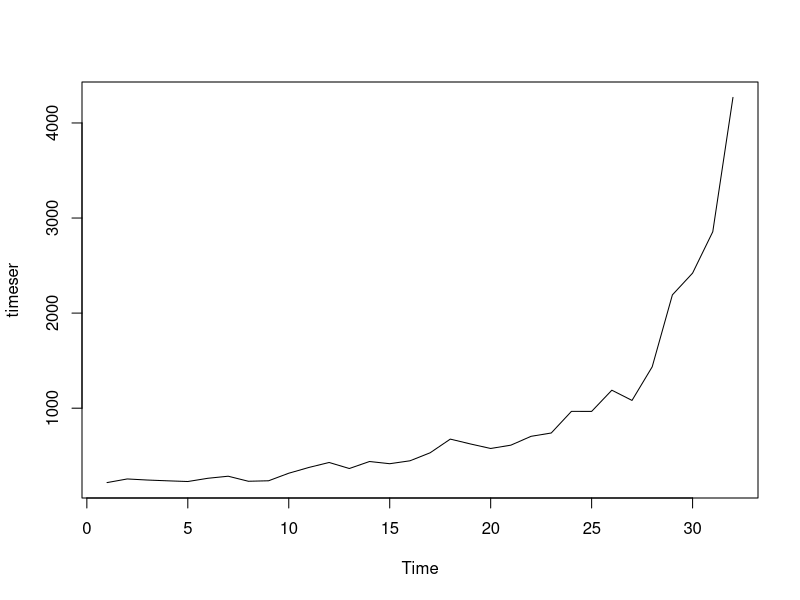
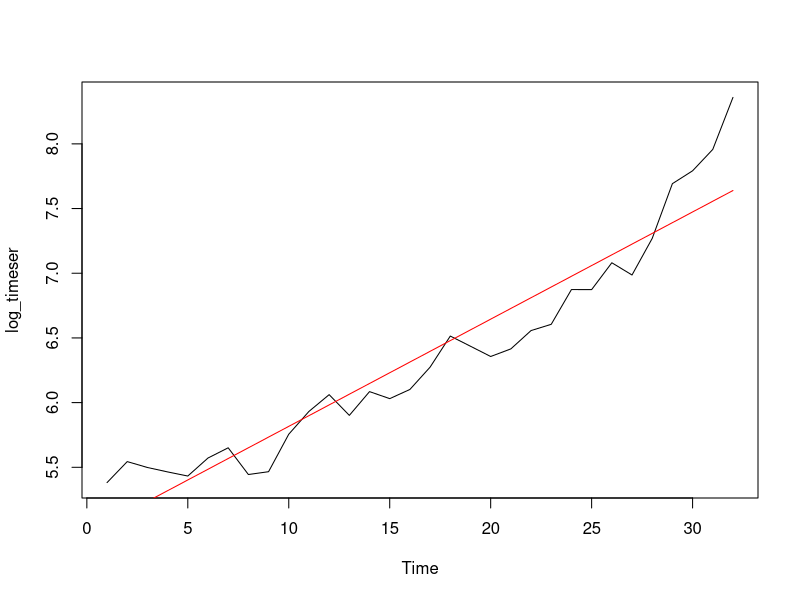
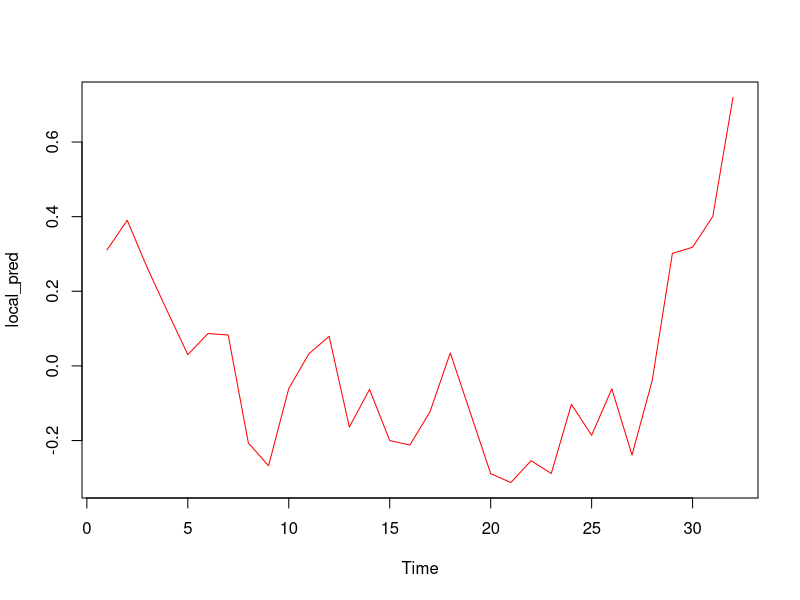

The R source for these figures, in order:
#Loading the required libraries

library(graphics)
library(forecast)

#loading the file into R

bitcoin_price_data <- read.csv("bitcoin_price_historical_data.csv", header = T, sep = ',')

nrow(bitcoin_price_data)

#Converting dataframe to time series

timeser <- ts(bitcoin_price_data$Price)
plot(timeser)

#Building final model in R

bitcoin_price_data$log_Price <- log(bitcoin_price_data$Price)

globalfit<- lm(log_Price ~ Months, data = bitcoin_price_data)
global_pred<-predict(globalfit)

log_timeser <- log(timeser)

plot(log_timeser, col="black")
lines(global_pred, col="red")

local_pred <- log_timeser-global_pred
plot(local_pred, col="red")
